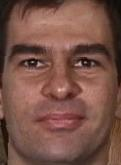
#> input picture Unsupervised_Learning/Faces/Training_images/person01_07_.jpg, 121 x 165 px; its folder holds only this picture in this run
$ jupyter execute --allow-errors Unsupervised_Learning_Face.ipynb   (shell and % lines are left out)
#> lines starting #> are read from the running program, lines starting #| are printed output that depends on the picture
[cell 1]
import os
import numpy as np
import pandas as pd
import seaborn as sns
import matplotlib.pyplot as plt
from scipy.stats import uniform
from mpl_toolkits.mplot3d import Axes3D
from scipy import stats
from sklearn.cluster import KMeans
from sklearn.preprocessing import MinMaxScaler, StandardScaler
from sklearn.cluster import SpectralClustering
from sklearn.model_selection import train_test_split
from sklearn.metrics import classification_report
from sklearn.metrics import confusion_matrix, accuracy_score
from sklearn import preprocessing
from sklearn.linear_model import LogisticRegression
from sklearn import svm
from sklearn.model_selection import RandomizedSearchCV
import matplotlib.image as mpimg
from skimage import data, color, io, filters, morphology,transform, exposure, feature
from scipy import ndimage
from skimage.io import imread, imshow
from sklearn import linear_model, datasets
from sklearn import model_selection
from sklearn.ensemble import BaggingClassifier
from sklearn.tree import DecisionTreeClassifier
from sklearn.ensemble import AdaBoostClassifier
from sklearn.ensemble import RandomForestClassifier
from sklearn.multiclass import OneVsRestClassifier
from sklearn.decomposition import PCA

##  Clustering

Een supermarkt verzamelde een aantal gegevens van zijn klanten. Deze gegevens wil de supermarkt gebruiken om zijn klanten beter in kaart te brengen.
Daarvoor wil het clustering toepassen. Op deze manier worden klanten met een gelijkaardig profiel samen gegroepeerd. Dit maakt het mogelijk voor de supermarkt om per cluster van klanten doelgerichter promoties te kunnen aanbieden.

De gegevens kan je vinden in het bestand 'customer.csv'.

[cell 2]
dataset = pd.read_csv('./Customers.csv')
#> (reads Unsupervised_Learning/Customers.csv from the repository)
dataset.head()

### Analyse van de data

[cell 3]
# Verwijderen van CustomerID
dataset=dataset.drop('CustomerID',axis=1)
dataset.describe()

Onderzoek de verdeling per geslacht. Wat is de verhouding van mannelijke klanten ten opzichte van vrouwelijke klanten? Gebruik hiervoor de seaborn countplot.

[cell 4]
# Verdeling van het geslacht
sns.countplot(x='Gender',data=dataset)
#Iets meer vrouwelijke klanten dan mannelijke maar geen enorm verschil

Ga na of vrouwen meer geld lijken te spenderen dan mannen. Visualiseer dit met een boxplot.

[cell 5]
# Boxplot van spending volgens geslacht
dataset.boxplot(by ='Gender', column =['Spending_Score'], grid = False)
#Vrouwen lichtjes geven meer uit dan mannen, verschil is niet enorm
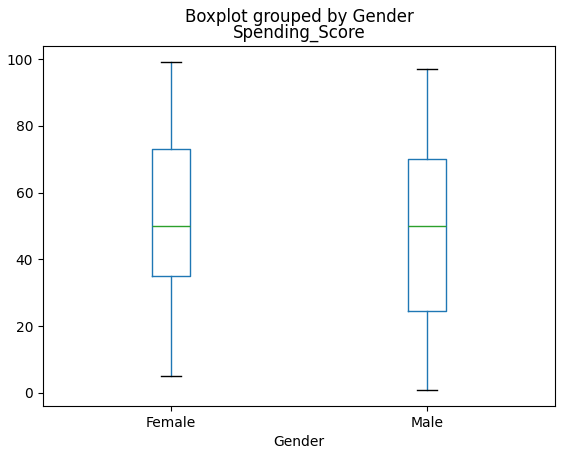
#> figure drawn by matplotlib, 1 panel

Teken de histogrammen van Age, Income en Spending score. Je kan hiervoor de seaborn distplot gebruiken. Zijn deze normaal verdeeld?

[cell 6]
# Distributie van de Age, Income en Spending_Score
fig, ax = plt.subplots(1,3)
fig.set_figwidth(25)
fig.set_figheight(10)
sns.distplot(dataset['Age'],ax=ax[0])
sns.distplot(dataset['Annual_Income'],ax=ax[1])
sns.distplot(dataset['Spending_Score'],ax=ax[2])

#Spending score is normaal verdeeld
#Age en Anual income zijn beide eerder right skewed
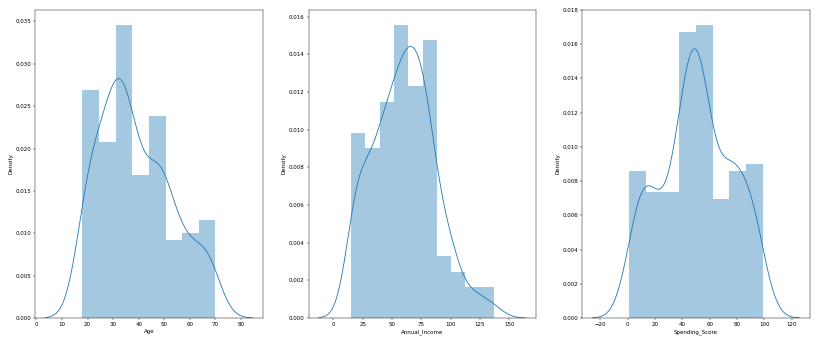
#> figure drawn by matplotlib, 3 panels; panel 1: tallest bar 0.0346 high, from x = 31 to 37.5; panel 1: curve peaks at x = 31.99, y = 0.0282; panel 2: tallest bar 0.0156 high, from x = 51.6 to 63.8; panel 2: curve peaks at x = 65.79, y = 0.0144

[cell 7]
dataset=dataset.replace(to_replace=['Female', 'Male'], value=[0, 1])

## Clustering

Tijd om op zoek te gaan naar een goede clustering van de klanten.
Bij clustering is het belangrijk om de features eerst te normaliseren. Veel clustering technieken maken namelijk gebruik van een afstandsfunctie om de gelijkenis tussen verschillende datapunten te bepalen. Daarom is het noodzakelijk dat alle variabelen op een gelijke schaalverdeling staan.

- Teken een scatterplot tussen Age en Spending_Score.
- Hoeveel clusters denk je te zien in de scatterplot?
- Schaal de features Age en Spending score
- Pas K-means clutering toe. https://scikit-learn.org/stable/modules/generated/sklearn.cluster.KMeans.html. Kies een K waarde (=aantal clusters) op basis van je schatting.
- Visualiseer de clusters op de scatterplot
- Ga nu op zoek naar het optimale aantal clusters gebruik makende van de elleboog methode. Hiervoor bereken je de totale gekwadrateerde afstand van de alle datapunten binnen een cluster tot het centrum van de cluster waartoe ze behoren. Dit wordt automatische berekend tijdens het trainen. Je kan deze waarde na training ophalen via de **inertia_** property. Maak een for-loop waarin je K varieert tussen 1 en 10. Voor elke K-waarde train je de K-means en visualiseer je de clusters. Hou ook telkens de inertia_ bij. Maak vervolgens een plot van de 'elleboog-curve' door de inertia_ uit te zetten in functie van K. Daar waar de knik (elleboog) zit is een goede indicatie voor het aantal te kiezen clusters.

Herhaal bovenstaande voor de scatterplot tussen Annual_Income en Spending_Score.

[cell 8]
# Clustering Age en Spending_Score
plt.scatter(dataset['Age'], dataset['Spending_Score'])
plt.show()
#3 clusters
X=dataset[['Age','Spending_Score']]
scaler = MinMaxScaler().fit(X)
X = scaler.transform(X)

[cell 9]
from sklearn.cluster import KMeans
est = KMeans(3)
est = KMeans(6)# Na elbow
est.fit(X)
y_kmeans = est.predict(X)
plt.scatter(X[:, 0], X[:, 1], c=y_kmeans, s=50, cmap='rainbow');

[cell 10]
# Number of clusters bepalen
err = []
for i in range(1, 11):
    kmeans = KMeans(n_clusters=i)
    labels = kmeans.fit_predict(X)
    err.append(kmeans.inertia_)

plt.plot(range(1, 11), err)
plt.show()
#> figure, not shown here; curve peaks at x = 1, y = 28.18

#toch eerder voor 6 clusters gaan

[cell 11]
# Clustering Annual_Income en Spending_Score
plt.scatter(dataset['Annual_Income'], dataset['Spending_Score'])
plt.show()
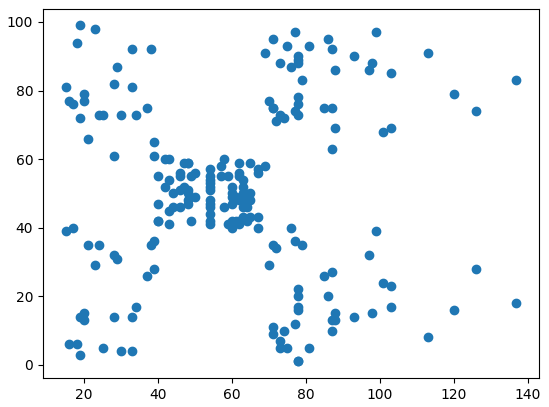
#> figure drawn by matplotlib, 1 panel
#5 clusters
X=dataset[['Age','Spending_Score']]
scaler = MinMaxScaler().fit(X)
X = scaler.transform(X)

[cell 12]
from sklearn.cluster import KMeans
est = KMeans(5)
est = KMeans(6)# Na elbow
est.fit(X)
y_kmeans = est.predict(X)
plt.scatter(X[:, 0], X[:, 1], c=y_kmeans, s=50, cmap='rainbow');
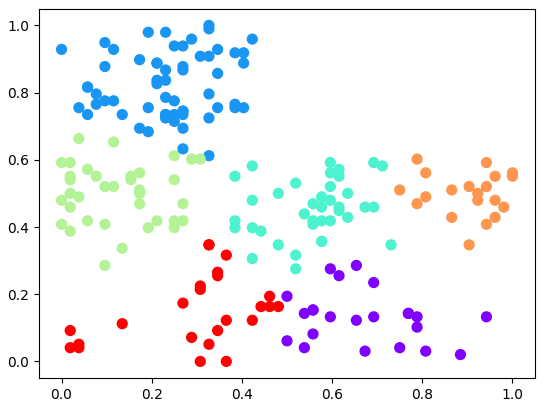
#> figure drawn by matplotlib, 1 panel

[cell 13]
# Number of clusters bepalen
err = []
for i in range(1, 11):
    kmeans = KMeans(n_clusters=i)
    labels = kmeans.fit_predict(X)
    err.append(kmeans.inertia_)

plt.plot(range(1, 11), err)
plt.show()
#> figure, not shown here; curve peaks at x = 1, y = 28.18

Probeer nu de scatterplot tussen Gender en Spending_Score te clusteren. Je zal merken dat er affiniteit bestaat tussen de datapunten. Een methode die geschikt is voor het clusteren van deze geconnecteerde data is spectral clustering. Pas deze toe op Annual_Income en Spending_Score
Meer info over SpectralClustering is te vinden op https://scikit-learn.org/stable/modules/generated/sklearn.cluster.SpectralClustering.html

[cell 14]
# Clustering Gender en Spending_Score. Eerst via K-means daarna via Spectral Clustering
plt.scatter(dataset['Gender'], dataset['Spending_Score'])
plt.show()
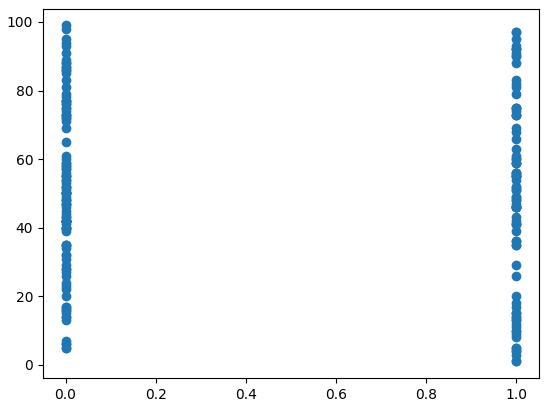
#> figure drawn by matplotlib, 1 panel
print(dataset)
X=dataset[['Gender','Spending_Score']]
scaler = MinMaxScaler().fit(X)
X = scaler.transform(X)

[cell 15]
from sklearn.cluster import KMeans
est = SpectralClustering(n_clusters=4)#NA elbow
y_sc = est.fit_predict(X)
plt.scatter(X[:, 0], X[:, 1], c=y_sc, s=50, cmap='rainbow');
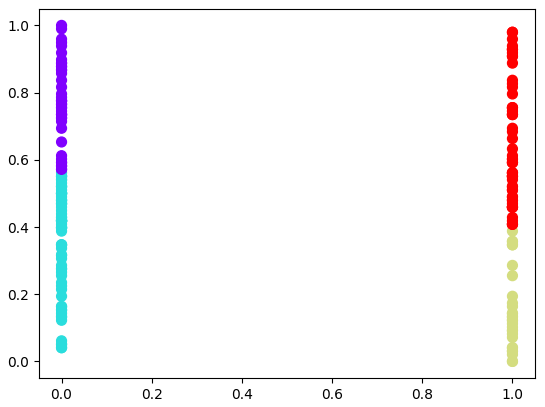
#> figure drawn by matplotlib, 1 panel

[cell 16]
# Number of clusters bepalen
err = []
for i in range(1, 11):
    kmeans = KMeans(n_clusters=i)
    labels = kmeans.fit_predict(X)
    err.append(kmeans.inertia_)

plt.plot(range(1, 11), err)
plt.show()
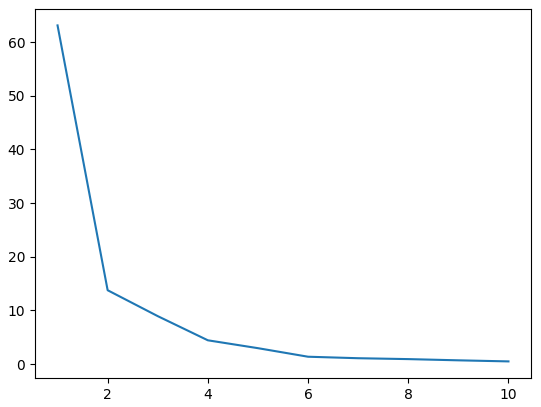
#> figure drawn by matplotlib, 1 panel; curve peaks at x = 1, y = 63.1

Zoek de clusters via K-means op basis van Age, Annual_Income en Spending_Score. Gebruik ook hier de elleboog methode om het aantal clusters te bepalen.

Zet na clustering de data opniew terug naar de oorspronkelijk schaal. De meeste scalers beschikken over een inverse_transform methode die je kan gebruiken om terug te schalen.

Plot de scatterplot en de clusters in 3D. Je bent vrij in de keuze van de library die je hiervoor gebruikt.

In hoeveel clusters heb je de data ingedeeld? Kan je ze beschrijven? Welke zijn interessant voor de supermarkt om op te focussen willen ze hun winst verhogen?

[cell 17]
# Clustering van Age, Annual_Income en Spending_Score + 3D visualisatie en uiteindelijke interpretatie
fig = plt.figure()
ax = fig.add_subplot(projection='3d')
ax.scatter(dataset['Age'],dataset['Annual_Income'],dataset['Spending_Score'])
plt.show()
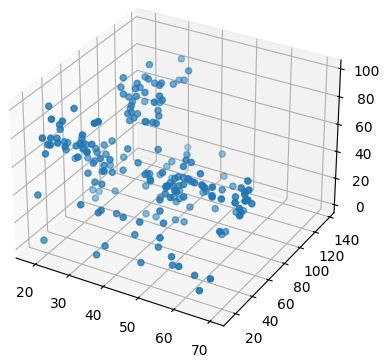
#> figure drawn by matplotlib, 1 panel
X=dataset[['Age','Annual_Income','Spending_Score']]
scaler = MinMaxScaler().fit(X)
X = scaler.transform(X)

#PLOT IS VOOR SCALING
#hebben een cluster jongere mensen met hoge income die veel uitgeven
#hebben een cluster jongere mensen met lage income die veel uitgeven
#hebben een cluster middel age mensen met hoge income die weinig uitgeven

[cell 18]
from sklearn.cluster import KMeans
fig = plt.figure()
ax = fig.add_subplot(projection='3d')
est = SpectralClustering(n_clusters=6)# Na elbow
y_sc = est.fit_predict(X)
ax.scatter(X[:, 0], X[:, 1], c=y_sc, s=50, cmap='rainbow');
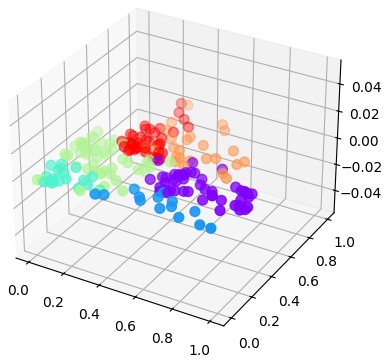
#> figure drawn by matplotlib, 1 panel

[cell 19]
# Number of clusters bepalen
err = []
for i in range(1, 11):
    kmeans = KMeans(n_clusters=i)
    labels = kmeans.fit_predict(X)
    err.append(kmeans.inertia_)

plt.plot(range(1, 11), err)
plt.show()
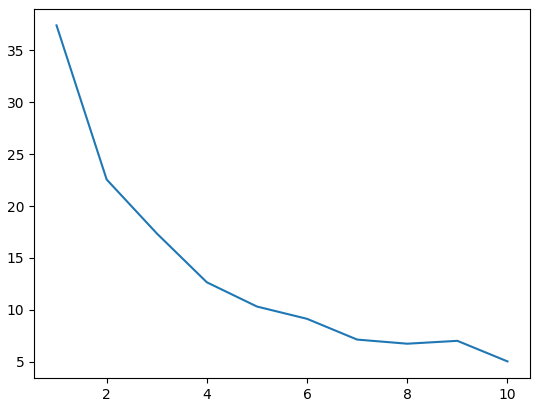
#> figure drawn by matplotlib, 1 panel; curve peaks at x = 1, y = 37.4

##  Face recognition

Het doel van deze opdracht bestaat erin om een zo performant mogelijke gezichtsherkenning uit te voeren aan de hand van Eigenfaces. Deze techniek van Eigenfaces was een van de eerste succesvolle pogingen om via computer vision gezichten te classificeren. Tegenwoordig is deze methode achterhaald en mijlenver voorbij gestoken door technieken gebaseerd op Convolutional Neural Networks (zie module deep learning).
Bij deze opdracht worden een training- en test set van gezichten meegeleverd. De gezichten zijn afkomstig uit de Georgia Tech face database (http://www.anefian.com/research/face_reco.htm) en bevatten gezichten van 50 verschillende personen. Van elke persoon werden 15 foto's genomen.
De foto's die ter beschikken worden gesteld ondergingen al enige vorm van preprocessing zoals face cropping en face rotation.
Uit de bestandsnaam van elke foto kan het persoons ID worden gehaald. Voorbeeld: person22\_15\.jpg. Hier gaat het om de 15de foto van persoon 22.

Deze opdracht is in heel sterke mate gelijklopend met de demo MNIST_PCA.

De stappen om tot een succesvolle realisatie te komen zijn als volgt:
- Inlezen van de afbeeldingen. Haal het label van het gezicht uit de bestandsnaam.
- Converteer de afbeeldingen naar grijswaarden. Dit wordt reeds gedaan in de beschikbare code tijdens het inlezen van de afbeeldingen.
- Schaal alle afbeeldingen naar dezelfde afmeting. Bijvoorbeeld 150x110 (150 rijen, 110 kolommen). Dit kan via skimage.transform.resize().
- Transformeer de training en test set zodanig dat een individuele afbeelding bestaat uit 1 rij. Met andere woorden maak van een 2D afbeelding een 1D vector door alle rijen van de afbeelding achter elkaar te plakken. Dit kan via np.reshape().
- Doe Principle Component Analyse. In de praktijk gebruikt men doorgaans een 40-tal Eigenfaces. Dit is ook het aantal wat je in eerste instantie mag gebruiken. Later wordt gevraagd dit aantal te variëren.
- Train een classifier (logistic regression, SVM, Random Forest Classifier) op de principle components.
- Test de classifier en evalueer de performantie (accuracy, recall, precision). Argumenteer waarom je voor een bepaalde classifier zou kiezen.
- Doe hyperparameter tuning en probeer verschillende aantallen Eigenfaces.

Als uitbreiding wordt gevraagd om een face detector te bouwen. In tegenstelling tot gezichtsherkenning is het niet de bedoeling het gezicht in de afbeelding te classificeren maar om de locatie van het gezicht in de afbeelding via een bounding box te kunnen aanduiden.

### Bepalen van de principle components

[cell 20]
# Inlezen van de training images
training_images = [] # empty list
test_images = [] # empty list
y_train = [] # empty list
y_test = [] # empty list

path = "./Faces/Training_images/"
valid_images = [".jpg",".gif",".png"]

for f in os.listdir(path):
    ext = os.path.splitext(f)[1]
    if ext.lower() not in valid_images:
        continue
    training_images.append(imread(os.path.join(path,f),as_gray=True))
    y_train.append(int(f[6:8]))

# Inlezen van de test images
path = "./Faces/Test_images/"
valid_images = [".jpg",".gif",".png"]
#> (the rest of this cell did not finish here and is left out)

[cell 21]
# Tonen van een afbeelding ter controle via plt.imshow(image,cmap='gray')
image_index = 14
#> (the rest of this cell did not finish here and is left out)

[cell 22]
training_images

[cell 23]
# Afbeelding herschalen naar afbeeldingen van 150 rijen en 110 kolommen
# Skimage transform bevat de methode transform
# transform.resize(image,(rows,cols),mode='constant')

training_images=[transform.resize(training_images[image_nr],(150,110),mode='constant') for image_nr in range(len(training_images))]
#> training_images = 1 item
test_images=[transform.resize(test_images[image_nr],(150,110),mode='constant') for image_nr in range(len(test_images))]

# [5 lines of commented-out code are left out]

[cell 24]
training_images[0].shape
#> Out = (150, 110)

[cell 25]
# Omzetten naar training en test set. Afbeeldingen naar 1 dimensie brengen (1 rij pixels per afbeelding)
X_train = []
X_test = []
# [5 lines of commented-out code are left out]

X_train = [image.flatten() for image in training_images]
#> X_train = 1 item
X_test = [image.flatten() for image in test_images]

[cell 26]
X_train[0].shape
#> Out = (16500,)
